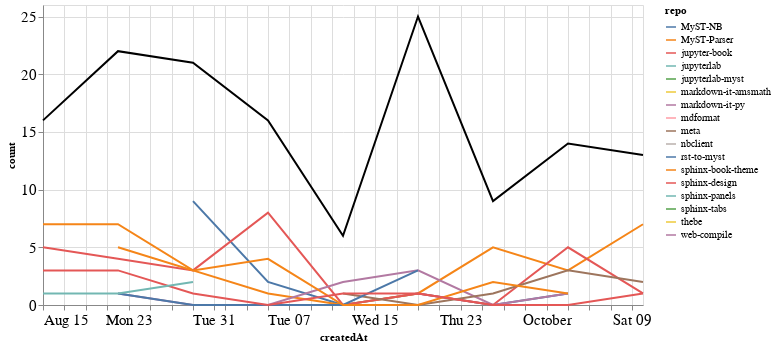

The notebook cell this image was saved under:
### Markdown cell above
### Comments

### Code cell
comments_time = comments.groupby('repo').resample('W', on='createdAt').count()['author'].reset_index()
comments_time = comments_time.rename(columns={'author': 'count'})
comments_time_total = comments_time.groupby('createdAt').agg({"count": "sum"}).reset_index()
ch1 = alt.Chart(comments_time, width=600).mark_line().encode(
    x='createdAt',
    y='count',
    color='repo',
    tooltip="repo"
)

ch2 = alt.Chart(comments_time_total, width=600).mark_line(color="black").encode(
    x='createdAt',
    y='count',
)

ch1 + ch2

### Figure 1 — Vega-Lite specification as saved in the notebook (floating-point values rounded to 4 significant figures)
{"config": {"axisLeft": {"labelFontSize": 15}, "axisBottom": {"labelFontSize": 15}}, "layer": [{"data": {"name": "data-e1dfa8d4530f089ee85e549295b33cd1"}, "mark": "line", "encoding": {"color": {"type": "nominal", "field": "repo"}, "tooltip": {"type": "nominal", "field": "repo"}, "x": {"type": "temporal", "field": "createdAt"}, "y": {"type": "quantitative", "field": "count"}}, "width": 600}, {"data": {"name": "data-800d17988b3060bbb88085e54ee7f2c3"}, "mark": {"type": "line", "color": "black"}, "encoding": {"x": {"type": "temporal", "field": "createdAt"}, "y": {"type": "quantitative", "field": "count"}}, "width": 600}], "$schema": "https://vega.github.io/schema/vega-lite/v4.8.1.json", "datasets": {"data-e1dfa8d4530f089ee85e549295b33cd1": [{"repo": "MyST-NB", "createdAt": "2021-08-29T00:00:00", "count": 9}, {"repo": "MyST-NB", "createdAt": "2021-09-05T00:00:00", "count": 2}, {"repo": "MyST-NB", "createdAt": "2021-09-12T00:00:00", "count": 0}, {"repo": "MyST-NB", "createdAt": "2021-09-19T00:00:00", "count": 1}, {"repo": "MyST-NB", "createdAt": "2021-09-26T00:00:00", "count": 0}, {"repo": "MyST-NB", "createdAt": "2021-10-03T00:00:00", "count": 1}, {"repo": "MyST-Parser", "createdAt": "2021-08-15T00:00:00", "count": 7}, {"repo": "MyST-Parser", "createdAt": "2021-08-22T00:00:00", "count": 7}, {"repo": "MyST-Parser", "createdAt": "2021-08-29T00:00:00", "count": 3}, {"repo": "MyST-Parser", "createdAt": "2021-09-05T00:00:00", "count": 1}, {"repo": "MyST-Parser", "createdAt": "2021-09-12T00:00:00", "count": 0}, {"repo": "MyST-Parser", "createdAt": "2021-09-19T00:00:00", "count": 1}, {"repo": "MyST-Parser", "createdAt": "2021-09-26T00:00:00", "count": 5}, {"repo": "MyST-Parser", "createdAt": "2021-10-03T00:00:00", "count": 3}, {"repo": "MyST-Parser", "createdAt": "2021-10-10T00:00:00", "count": 7}, {"repo": "jupyter-book", "createdAt": "2021-08-15T00:00:00", "count": 5}, {"repo": "jupyter-book", "createdAt": "2021-08-22T00:00:00", "count": 4}, {"repo": "jupyter-book", "createdAt": "2021-08-29T00:00:00", "count": 3}, {"repo": "jupyter-book", "createdAt": "2021-09-05T00:00:00", "count": 8}, {"repo": "jupyter-book", "createdAt": "2021-09-12T00:00:00", "count": 0}, {"repo": "jupyter-book", "createdAt": "2021-09-19T00:00:00", "count": 1}, {"repo": "jupyter-book", "createdAt": "2021-09-26T00:00:00", "count": 0}, {"repo": "jupyter-book", "createdAt": "2021-10-03T00:00:00", "count": 5}, {"repo": "jupyter-book", "createdAt": "2021-10-10T00:00:00", "count": 1}, {"repo": "jupyterlab", "createdAt": "2021-09-19T00:00:00", "count": 1}, {"repo": "jupyterlab-myst", "createdAt": "2021-09-19T00:00:00", "count": 7}, {"repo": "markdown-it-amsmath", "createdAt": "2021-09-12T00:00:00", "count": 1}, {"repo": "markdown-it-py", "createdAt": "2021-08-22T00:00:00", "count": 1}, {"repo": "markdown-it-py", "createdAt": "2021-08-29T00:00:00", "count": 0}, {"repo": "markdown-it-py", "createdAt": "2021-09-05T00:00:00", "count": 0}, {"repo": "markdown-it-py", "createdAt": "2021-09-12T00:00:00", "count": 2}, {"repo": "markdown-it-py", "createdAt": "2021-09-19T00:00:00", "count": 3}, {"repo": "markdown-it-py", "createdAt": "2021-09-26T00:00:00", "count": 0}, {"repo": "markdown-it-py", "createdAt": "2021-10-03T00:00:00", "count": 1}, {"repo": "mdformat", "createdAt": "2021-09-05T00:00:00", "count": 1}, {"repo": "meta", "createdAt": "2021-09-12T00:00:00", "count": 1}, {"repo": "meta", "createdAt": "2021-09-19T00:00:00", "count": 0}, {"repo": "meta", "createdAt": "2021-09-26T00:00:00", "count": 1}, {"repo": "meta", "createdAt": "2021-10-03T00:00:00", "count": 3}, {"repo": "meta", "createdAt": "2021-10-10T00:00:00", "count": 2}, {"repo": "nbclient", "createdAt": "2021-09-19T00:00:00", "count": 7}, {"repo": "rst-to-myst", "createdAt": "2021-08-22T00:00:00", "count": 1}, {"repo": "rst-to-myst", "createdAt": "2021-08-29T00:00:00", "count": 0}, {"repo": "rst-to-myst", "createdAt": "2021-09-05T00:00:00", "count": 0}, {"repo": "rst-to-myst", "createdAt": "2021-09-12T00:00:00", "count": 0}, {"repo": "rst-to-myst", "createdAt": "2021-09-19T00:00:00", "count": 3}, {"repo": "sphinx-book-theme", "createdAt": "2021-08-22T00:00:00", "count": 5}, {"repo": "sphinx-book-theme", "createdAt": "2021-08-29T00:00:00", "count": 3}, {"repo": "sphinx-book-theme", "createdAt": "2021-09-05T00:00:00", "count": 4}, {"repo": "sphinx-book-theme", "createdAt": "2021-09-12T00:00:00", "count": 0}, {"repo": "sphinx-book-theme", "createdAt": "2021-09-19T00:00:00", "count": 0}, {"repo": "sphinx-book-theme", "createdAt": "2021-09-26T00:00:00", "count": 2}, {"repo": "sphinx-book-theme", "createdAt": "2021-10-03T00:00:00", "count": 1}, {"repo": "sphinx-design", "createdAt": "2021-08-15T00:00:00", "count": 3}, {"repo": "sphinx-design", "createdAt": "2021-08-22T00:00:00", "count": 3}, {"repo": "sphinx-design", "createdAt": "2021-08-29T00:00:00", "count": 1}, {"repo": "sphinx-design", "createdAt": "2021-09-05T00:00:00", "count": 0}, {"repo": "sphinx-design", "createdAt": "2021-09-12T00:00:00", "count": 1}, {"repo": "sphinx-design", "createdAt": "2021-09-19T00:00:00", "count": 1}, {"repo": "sphinx-design", "createdAt": "2021-09-26T00:00:00", "count": 0}, {"repo": "sphinx-design", "createdAt": "2021-10-03T00:00:00", "count": 0}, {"repo": "sphinx-design", "createdAt": "2021-10-10T00:00:00", "count": 1}, {"repo": "sphinx-panels", "createdAt": "2021-08-15T00:00:00", "count": 1}, {"repo": "sphinx-panels", "createdAt": "2021-08-22T00:00:00", "count": 1}, {"repo": "sphinx-panels", "createdAt": "2021-08-29T00:00:00", "count": 2}, {"repo": "sphinx-tabs", "createdAt": "2021-09-12T00:00:00", "count": 1}, {"repo": "thebe", "createdAt": "2021-10-10T00:00:00", "count": 2}, {"repo": "web-compile", "createdAt": "2021-09-26T00:00:00", "count": 1}], "data-800d17988b3060bbb88085e54ee7f2c3": [{"createdAt": "2021-08-15T00:00:00", "count": 16}, {"createdAt": "2021-08-22T00:00:00", "count": 22}, {"createdAt": "2021-08-29T00:00:00", "count": 21}, {"createdAt": "2021-09-05T00:00:00", "count": 16}, {"createdAt": "2021-09-12T00:00:00", "count": 6}, {"createdAt": "2021-09-19T00:00:00", "count": 25}, {"createdAt": "2021-09-26T00:00:00", "count": 9}, {"createdAt": "2021-10-03T00:00:00", "count": 14}, {"createdAt": "2021-10-10T00:00:00", "count": 13}]}}
